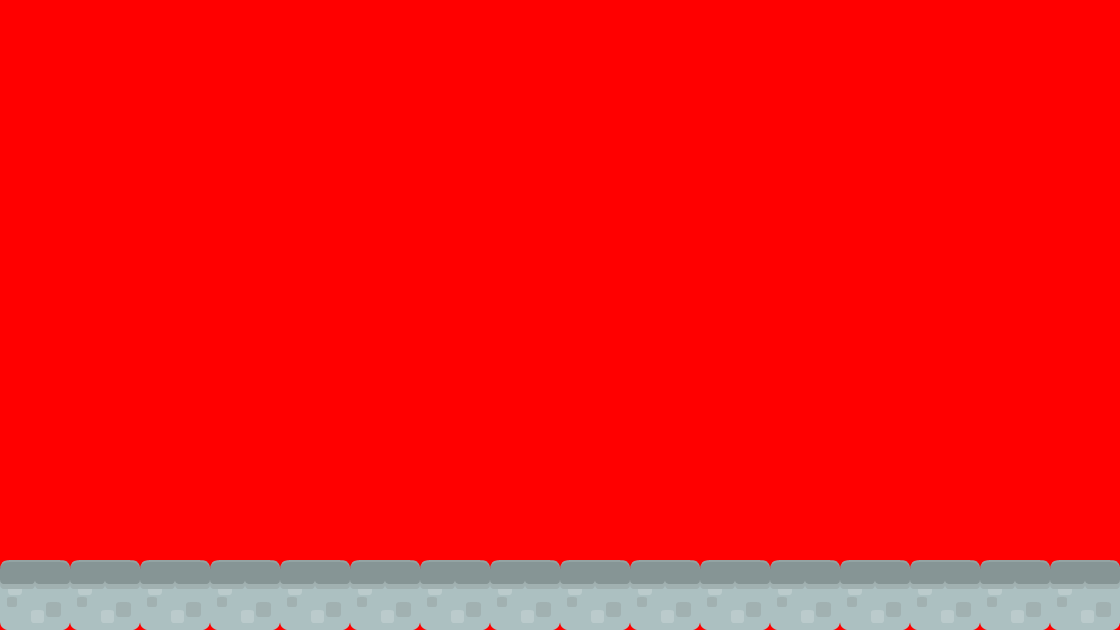

This game map was drawn from its Tiled (.tmx) file and the tilesets committed beside it. A one-line description and the trimmed map source follow:
An orthogonal 16x9 tile map with 70x70 px tiles, 1 tile layer (background1), 2 tilesets.

<map version="1.0" orientation="orthogonal" renderorder="right-down" width="16" height="9" tilewidth="70" tileheight="70" backgroundcolor="#ff0000">
 <tileset firstgid="1" name="background-tiles" tilewidth="70" tileheight="70">
  <image source="data/img/background-tiles.png" width="910" height="910" />
 </tileset>
 <tileset firstgid="170" name="meta-tiles" tilewidth="70" tileheight="70">
  <image source="data/img/meta-tiles.png" width="350" height="70" />
 </tileset>
 <layer name="background1" width="16" height="9">
  <data>[144 cells, 16 non-empty, 1 distinct tile ids]</data>
 </layer>
</map>
